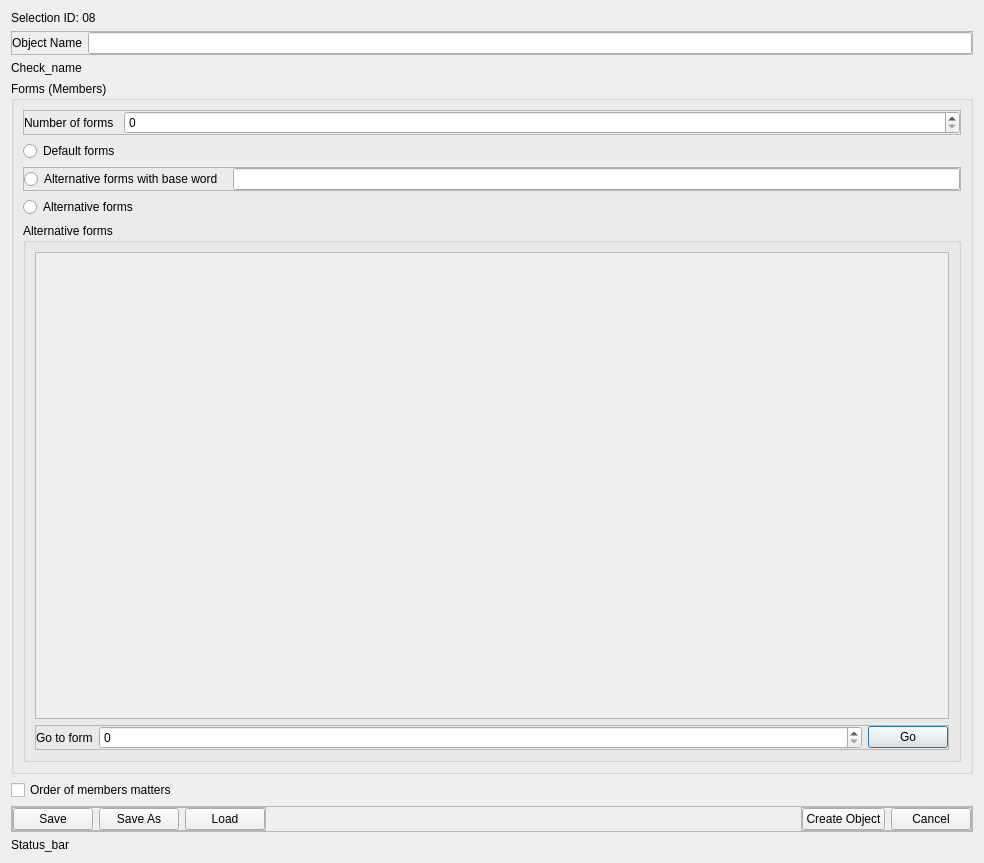
<?xml version="1.0" encoding="UTF-8"?>
<ui version="4.0">
 <class>Dialog</class>
 <widget class="QDialog" name="Dialog">
  <property name="geometry">
   <rect>
    <x>0</x>
    <y>0</y>
    <width>984</width>
    <height>863</height>
   </rect>
  </property>
  <property name="windowTitle">
   <string>Dialog</string>
  </property>
  <layout class="QVBoxLayout" name="verticalLayout">
   <item>
    <widget class="QLabel" name="label_14">
     <property name="sizePolicy">
      <sizepolicy hsizetype="Fixed" vsizetype="Fixed">
       <horstretch>0</horstretch>
       <verstretch>0</verstretch>
      </sizepolicy>
     </property>
     <property name="text">
      <string>Selection ID: 08</string>
     </property>
    </widget>
   </item>
   <item>
    <widget class="QFrame" name="frame">
     <property name="sizePolicy">
      <sizepolicy hsizetype="Expanding" vsizetype="Fixed">
       <horstretch>0</horstretch>
       <verstretch>0</verstretch>
      </sizepolicy>
     </property>
     <property name="frameShape">
      <enum>QFrame::Shape::StyledPanel</enum>
     </property>
     <property name="frameShadow">
      <enum>QFrame::Shadow::Raised</enum>
     </property>
     <layout class="QHBoxLayout" name="horizontalLayout">
      <property name="leftMargin">
       <number>0</number>
      </property>
      <property name="topMargin">
       <number>0</number>
      </property>
      <property name="rightMargin">
       <number>0</number>
      </property>
      <property name="bottomMargin">
       <number>0</number>
      </property>
      <item>
       <widget class="QLabel" name="label">
        <property name="text">
         <string>Object Name</string>
        </property>
       </widget>
      </item>
      <item>
       <widget class="QLineEdit" name="lineEdit"/>
      </item>
     </layout>
    </widget>
   </item>
   <item>
    <widget class="QLabel" name="label_2">
     <property name="sizePolicy">
      <sizepolicy hsizetype="Preferred" vsizetype="Preferred">
       <horstretch>0</horstretch>
       <verstretch>0</verstretch>
      </sizepolicy>
     </property>
     <property name="text">
      <string>Check_name</string>
     </property>
    </widget>
   </item>
   <item>
    <widget class="QGroupBox" name="groupBox_2">
     <property name="sizePolicy">
      <sizepolicy hsizetype="Expanding" vsizetype="Expanding">
       <horstretch>0</horstretch>
       <verstretch>0</verstretch>
      </sizepolicy>
     </property>
     <property name="title">
      <string>Forms (Members)</string>
     </property>
     <layout class="QVBoxLayout" name="verticalLayout_4">
      <item>
       <widget class="QFrame" name="frame_7">
        <property name="sizePolicy">
         <sizepolicy hsizetype="Expanding" vsizetype="Fixed">
          <horstretch>0</horstretch>
          <verstretch>0</verstretch>
         </sizepolicy>
        </property>
        <property name="frameShape">
         <enum>QFrame::Shape::StyledPanel</enum>
        </property>
        <property name="frameShadow">
         <enum>QFrame::Shadow::Raised</enum>
        </property>
        <layout class="QHBoxLayout" name="horizontalLayout_6">
         <property name="spacing">
          <number>10</number>
         </property>
         <property name="leftMargin">
          <number>0</number>
         </property>
         <property name="topMargin">
          <number>0</number>
         </property>
         <property name="rightMargin">
          <number>0</number>
         </property>
         <property name="bottomMargin">
          <number>0</number>
         </property>
         <item>
          <widget class="QLabel" name="label_4">
           <property name="sizePolicy">
            <sizepolicy hsizetype="Maximum" vsizetype="Preferred">
             <horstretch>0</horstretch>
             <verstretch>0</verstretch>
            </sizepolicy>
           </property>
           <property name="text">
            <string>Number of forms</string>
           </property>
          </widget>
         </item>
         <item>
          <widget class="QSpinBox" name="spin_box"/>
         </item>
        </layout>
       </widget>
      </item>
      <item>
       <widget class="QRadioButton" name="radioButton_4">
        <property name="text">
         <string>Default forms</string>
        </property>
       </widget>
      </item>
      <item>
       <widget class="QFrame" name="frame_8">
        <property name="frameShape">
         <enum>QFrame::Shape::StyledPanel</enum>
        </property>
        <property name="frameShadow">
         <enum>QFrame::Shadow::Raised</enum>
        </property>
        <layout class="QHBoxLayout" name="horizontalLayout_5">
         <property name="spacing">
          <number>10</number>
         </property>
         <property name="leftMargin">
          <number>0</number>
         </property>
         <property name="topMargin">
          <number>0</number>
         </property>
         <property name="rightMargin">
          <number>0</number>
         </property>
         <property name="bottomMargin">
          <number>0</number>
         </property>
         <item>
          <widget class="QRadioButton" name="radioButton_5">
           <property name="text">
            <string>Alternative forms with base word</string>
           </property>
          </widget>
         </item>
         <item>
          <widget class="QLineEdit" name="lineEdit_2"/>
         </item>
        </layout>
       </widget>
      </item>
      <item>
       <widget class="QRadioButton" name="radioButton_6">
        <property name="text">
         <string>Alternative forms</string>
        </property>
       </widget>
      </item>
      <item>
       <widget class="QGroupBox" name="groupBox_4">
        <property name="sizePolicy">
         <sizepolicy hsizetype="Expanding" vsizetype="Expanding">
          <horstretch>0</horstretch>
          <verstretch>0</verstretch>
         </sizepolicy>
        </property>
        <property name="title">
         <string>Alternative forms</string>
        </property>
        <layout class="QVBoxLayout" name="verticalLayout_7">
         <item>
          <widget class="QScrollArea" name="scrollArea">
           <property name="horizontalScrollBarPolicy">
            <enum>Qt::ScrollBarPolicy::ScrollBarAlwaysOff</enum>
           </property>
           <property name="widgetResizable">
            <bool>true</bool>
           </property>
           <widget class="QWidget" name="widget">
            <property name="geometry">
             <rect>
              <x>0</x>
              <y>0</y>
              <width>924</width>
              <height>469</height>
             </rect>
            </property>
            <property name="sizePolicy">
             <sizepolicy hsizetype="Expanding" vsizetype="Expanding">
              <horstretch>0</horstretch>
              <verstretch>0</verstretch>
             </sizepolicy>
            </property>
            <layout class="QVBoxLayout" name="verticalLayout_8">
             <property name="spacing">
              <number>3</number>
             </property>
             <property name="leftMargin">
              <number>2</number>
             </property>
             <property name="topMargin">
              <number>2</number>
             </property>
             <property name="rightMargin">
              <number>2</number>
             </property>
             <property name="bottomMargin">
              <number>2</number>
             </property>
            </layout>
           </widget>
          </widget>
         </item>
         <item>
          <widget class="QFrame" name="frame_13">
           <property name="frameShape">
            <enum>QFrame::Shape::StyledPanel</enum>
           </property>
           <property name="frameShadow">
            <enum>QFrame::Shadow::Raised</enum>
           </property>
           <layout class="QHBoxLayout" name="horizontalLayout_12" stretch="0,7,0">
            <property name="leftMargin">
             <number>0</number>
            </property>
            <property name="topMargin">
             <number>0</number>
            </property>
            <property name="rightMargin">
             <number>0</number>
            </property>
            <property name="bottomMargin">
             <number>0</number>
            </property>
            <item>
             <widget class="QLabel" name="label_3">
              <property name="text">
               <string>Go to form</string>
              </property>
             </widget>
            </item>
            <item>
             <widget class="QSpinBox" name="spinBox"/>
            </item>
            <item>
             <widget class="QPushButton" name="pushButton_3">
              <property name="text">
               <string>Go</string>
              </property>
             </widget>
            </item>
           </layout>
          </widget>
         </item>
        </layout>
       </widget>
      </item>
     </layout>
    </widget>
   </item>
   <item>
    <widget class="QCheckBox" name="checkBox">
     <property name="text">
      <string>Order of members matters</string>
     </property>
    </widget>
   </item>
   <item>
    <widget class="QFrame" name="frame_2">
     <property name="frameShape">
      <enum>QFrame::Shape::StyledPanel</enum>
     </property>
     <property name="frameShadow">
      <enum>QFrame::Shadow::Raised</enum>
     </property>
     <layout class="QHBoxLayout" name="horizontalLayout_2">
      <property name="leftMargin">
       <number>0</number>
      </property>
      <property name="topMargin">
       <number>0</number>
      </property>
      <property name="rightMargin">
       <number>0</number>
      </property>
      <property name="bottomMargin">
       <number>0</number>
      </property>
      <item alignment="Qt::AlignmentFlag::AlignLeft">
       <widget class="QFrame" name="frame_3">
        <property name="frameShape">
         <enum>QFrame::Shape::StyledPanel</enum>
        </property>
        <property name="frameShadow">
         <enum>QFrame::Shadow::Raised</enum>
        </property>
        <layout class="QHBoxLayout" name="horizontalLayout_3">
         <property name="leftMargin">
          <number>0</number>
         </property>
         <property name="topMargin">
          <number>0</number>
         </property>
         <property name="rightMargin">
          <number>0</number>
         </property>
         <property name="bottomMargin">
          <number>0</number>
         </property>
         <item>
          <widget class="QPushButton" name="pushButton_4">
           <property name="text">
            <string>Save</string>
           </property>
          </widget>
         </item>
         <item>
          <widget class="QPushButton" name="pushButton_5">
           <property name="text">
            <string>Save As</string>
           </property>
          </widget>
         </item>
         <item>
          <widget class="QPushButton" name="pushButton_6">
           <property name="text">
            <string>Load</string>
           </property>
          </widget>
         </item>
        </layout>
       </widget>
      </item>
      <item alignment="Qt::AlignmentFlag::AlignRight">
       <widget class="QFrame" name="frame_4">
        <property name="frameShape">
         <enum>QFrame::Shape::StyledPanel</enum>
        </property>
        <property name="frameShadow">
         <enum>QFrame::Shadow::Raised</enum>
        </property>
        <layout class="QHBoxLayout" name="horizontalLayout_4" stretch="1,1">
         <property name="leftMargin">
          <number>0</number>
         </property>
         <property name="topMargin">
          <number>0</number>
         </property>
         <property name="rightMargin">
          <number>0</number>
         </property>
         <property name="bottomMargin">
          <number>0</number>
         </property>
         <item>
          <widget class="QPushButton" name="pushButton">
           <property name="text">
            <string>Create Object</string>
           </property>
          </widget>
         </item>
         <item>
          <widget class="QPushButton" name="pushButton_2">
           <property name="text">
            <string>Cancel</string>
           </property>
          </widget>
         </item>
        </layout>
       </widget>
      </item>
     </layout>
    </widget>
   </item>
   <item>
    <widget class="QLabel" name="label_7">
     <property name="text">
      <string>Status_bar</string>
     </property>
    </widget>
   </item>
  </layout>
 </widget>
 <resources/>
 <connections/>
</ui>
